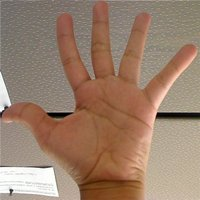
#> input picture database/task_similarity/Back_Projection_Theory0.jpg, 200 x 200 px, found by its file name
$ jupyter execute task-similarity-between-images.ipynb
#> lines starting #> are read from the running program, lines starting #| are printed output that depends on the picture; long printed decimals are rounded
# Image similarity

Uma métrica de qualidade (ou fidelidade) que pode ser usada para avaliar a similaridade de uma imagem $g$ em relação à uma imagem de referência $f$ é o erro médio quadrático normalizado (do inglês, _Normalized Mean Square Error_ $NMSE$), definido como

$
NMSE = \dfrac{\sum_{x=0}^{M-1}\sum_{y=0}^{N-1}\left[f(x,y) - g(x,y)\right]^2}{\sum_{x=0}^{M-1}\sum_{y=0}^{N-1}[f(x,y)]^2}
$

cujos valores variam entre 0 e 1 e permitem a avaliação de imagens com dimensões diferentes e $M$ e $N$ correspondem às dimensões de $f$.

Deseja-se encontrar, dentre as seguintes imagens:

[cell 1]
imlst = ['Back_Projection_Theory2.jpg',
         'cameraman_original.png',
         'jenny2.jpg',
         'flowers.jpg',
         'strawberries.tif']

aquela mais similar à seguinte imagem:

[cell 2]
imref = ['Back_Projection_Theory0.jpg']

Isto é, aquela imagem da lista ```imlst``` com menor valor de _NMSE_ em comparação com ```imref[0]```.

(a) Crie uma função que calcula o _NMSE_ entre duas imagens $f$ e $g$ usando somente o numpy e sem _loops_ (for, etc).

(b) Realize uma busca no diretório pela imagem em 'imlst' que possui o menor valor de _NMSE_ em comparação com 'imref'.

[cell 3]
import cv2
import numpy as np

folder = '../database/task_similarity/'
f = cv2.imread(folder + imref[0], cv2.IMREAD_GRAYSCALE)
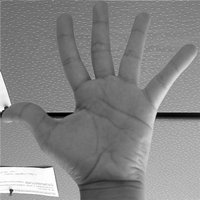
#> f: shape (200, 200); min 0, max 255, mean 133.1

def normalized_mean_squared_error(f,g):
    """
    Compute the Normalized Mean Squared Error between a sample image 'g' and a
    reference image 'f'
    """
    # Resize the images to the same shape
    if f.shape != g.shape:
        g = cv2.resize(g, (f.shape[1], f.shape[0]))

    # Compute Mean Squared Error (MSE)
    mse = np.mean((f - g) ** 2)

    # Compute the norm of the reference image
    norm_f = np.mean(f ** 2)

    # Compute NMSE
    nmse = mse / norm_f

    return nmse

for g_name in imlst:

    g = cv2.imread(folder + g_name, cv2.IMREAD_GRAYSCALE)
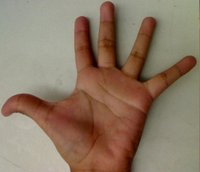
#> input picture database/task_similarity/Back_Projection_Theory2.jpg, 200 x 172 px, found by its file name
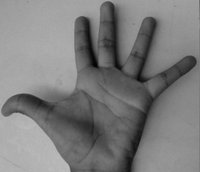
#> g: shape (172, 200); min 0, max 193, mean 124.3
    f = f.astype(np.float32)
    g = g.astype(np.float32)

    print(g_name, ' ', normalized_mean_squared_error(f,g))
#> in normalized_mean_squared_error, `g = cv2.resize(g, (f.shape[1], f.shape[0]))`:
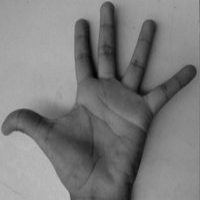
#> g: shape (200, 200) float32; min 1.45, max 192.1, mean 124.3
#> in normalized_mean_squared_error, `mse = np.mean((f - g) ** 2)`: mse = 2227
#> in normalized_mean_squared_error, `norm_f = np.mean(f ** 2)`: norm_f = 19064.2
#> in normalized_mean_squared_error, `nmse = mse / norm_f`: nmse = 0.117
#| Back_Projection_Theory2.jpg   0.1168
#> pass 2 of the loop `for g_name in imlst:`:
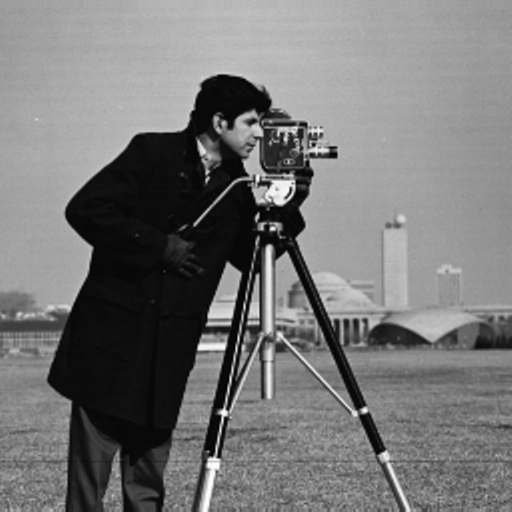
#> input picture database/task_similarity/cameraman_original.png, 512 x 512 px, found by its file name
#> g is the input picture: shape (512, 512); min 0, max 255, mean 118.3
#> in normalized_mean_squared_error (call 2), `g = cv2.resize(g, (f.shape[1], f.shape[0]))`:
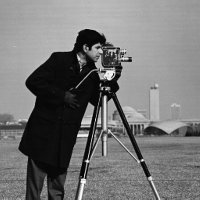
#> g: shape (200, 200) float32; min 0.844, max 253.7, mean 118.3
#> mse = 5489.7
#> nmse = 0.288
#| cameraman_original.png   0.288
#> pass 3 of the loop `for g_name in imlst:`:
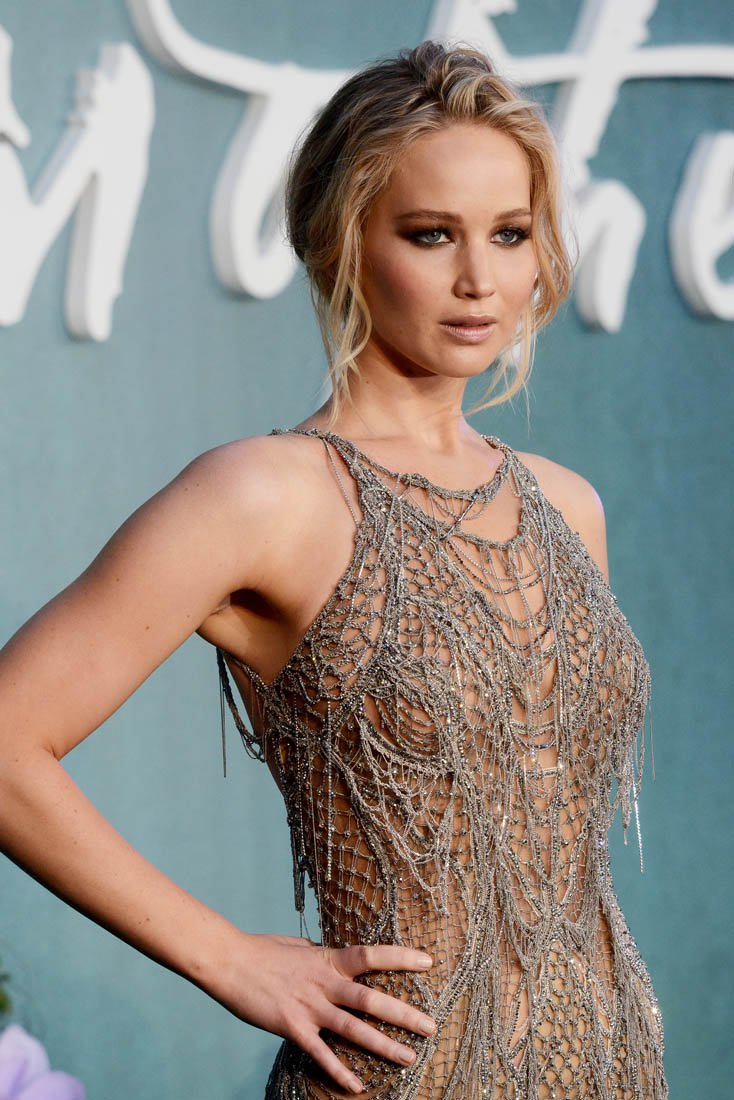
#> input picture database/task_similarity/jenny2.jpg, 734 x 1100 px, found by its file name
#> `g = cv2.imread(folder + g_name, cv2.IMREAD_GRAYSCALE)`:
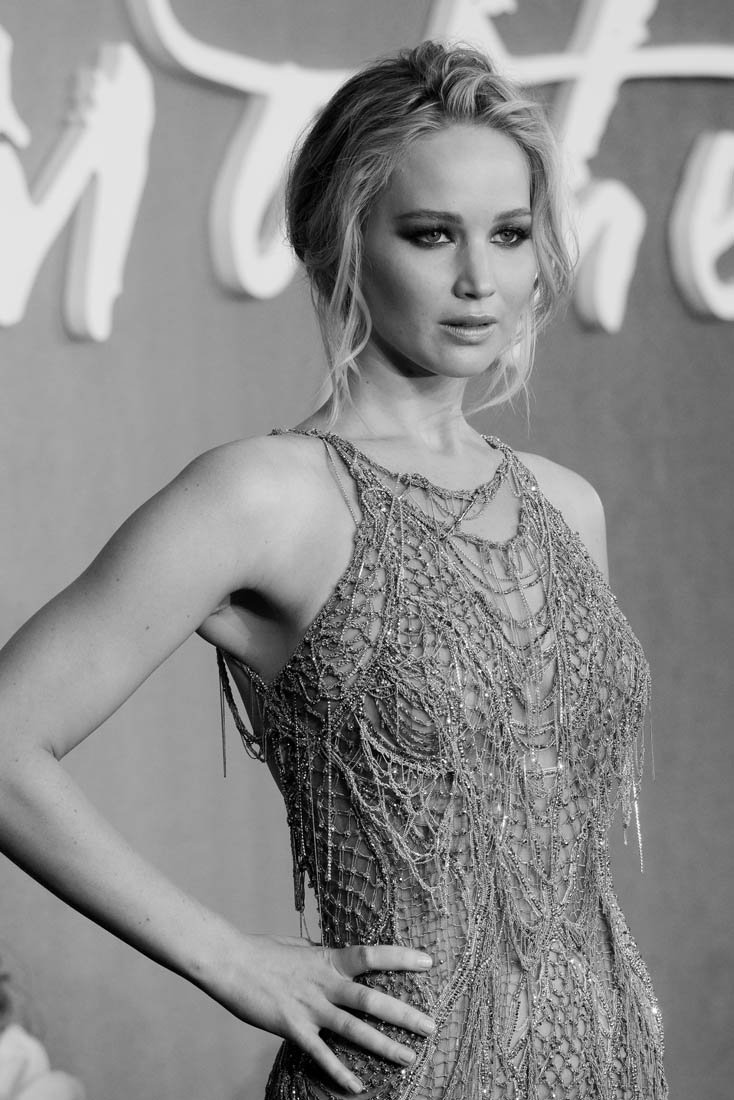
#> g: shape (1100, 734); min 0, max 255, mean 140.5
#> in normalized_mean_squared_error (call 3), `g = cv2.resize(g, (f.shape[1], f.shape[0]))`:
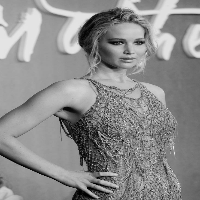
#> g: shape (200, 200) float32; min 0, max 246.5, mean 140.5
#> mse = 3482.6
#> nmse = 0.183
#| jenny2.jpg   0.1827
#> the loop made 5 passes; the first 3 are shown
